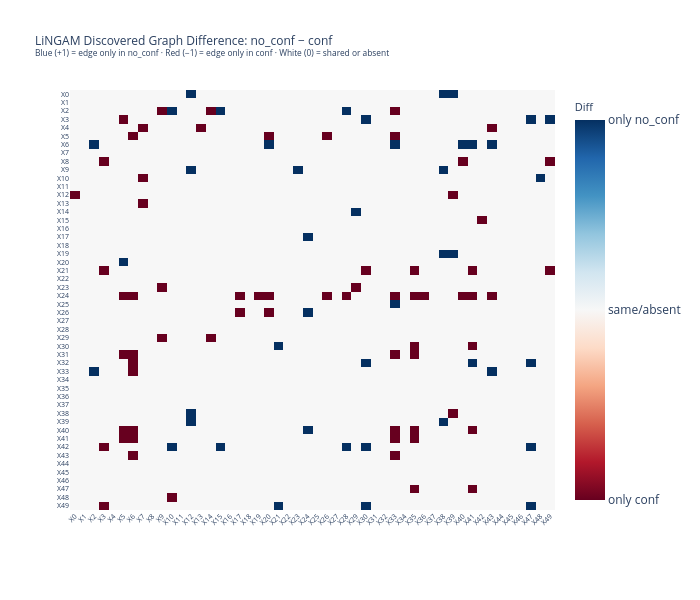

Here is the notebook cell this chart was saved with:
### Markdown cell above
## 4. Adjacency Matrix Visualisation: Side-by-Side Heatmaps

**Top row**: PC discovered graphs for no_conf (A) and conf (B).  
**Bottom row**: LiNGAM discovered graphs.  
**Rightmost column**: difference matrix A − B (blue = edge only in no_conf, red = edge only in conf, white = shared/absent).

### Code cell
fig, axes = plt.subplots(2, 3, figsize=(18, 12))
fig.patch.set_facecolor("#f8f9fa")

diff_cmap = mcolors.TwoSlopeNorm(vmin=-1, vcenter=0, vmax=1)

configs = [
    (0, 0, pc_xx_A,           f"PC — {LABEL_A}\n({int(pc_xx_A.sum())} edges)",      "Blues",   None),
    (0, 1, pc_xx_B,           f"PC — {LABEL_B}\n({int(pc_xx_B.sum())} edges)",      "Oranges", None),
    (0, 2, pc_xx_A - pc_xx_B, f"PC diff: no_conf − conf\n(blue=only A, red=only B)", "RdBu",    diff_cmap),
    (1, 0, lg_xx_A,           f"LiNGAM — {LABEL_A}\n({int(lg_xx_A.sum())} edges)",  "Blues",   None),
    (1, 1, lg_xx_B,           f"LiNGAM — {LABEL_B}\n({int(lg_xx_B.sum())} edges)",  "Oranges", None),
    (1, 2, lg_xx_A - lg_xx_B, f"LiNGAM diff: no_conf − conf",                        "RdBu",    diff_cmap),
]

for r, c, mat, title, cmap_name, norm in configs:
    ax = axes[r][c]
    kwargs = dict(cmap=cmap_name, aspect="auto")
    if norm is not None:
        kwargs["norm"] = norm
    else:
        kwargs.update(vmin=0, vmax=1)
    im = ax.imshow(mat, **kwargs)
    ax.set_title(title, fontsize=9, fontweight="bold", pad=6)
    tick_step = max(1, n_feat // 10)
    ticks = list(range(0, n_feat, tick_step))
    ax.set_xticks(ticks)
    ax.set_xticklabels([x_names[t] for t in ticks], rotation=45, ha="right", fontsize=6)
    ax.set_yticks(ticks)
    ax.set_yticklabels([x_names[t] for t in ticks], fontsize=6)
    plt.colorbar(im, ax=ax, fraction=0.04, pad=0.03)

fig.suptitle(
    f"X→X Adjacency Matrices — no_conf vs conf\nadj[i,j]=1 means edge i→j",
    fontsize=12, fontweight="bold", y=1.01,
)
plt.tight_layout()
plt.show()

# ── Plotly interactive difference heatmap (LiNGAM — largest difference) ──────
diff_lg = lg_xx_A - lg_xx_B  # +1=only no_conf, -1=only conf, 0=same/absent
fig_diff = go.Figure(go.Heatmap(
    z=diff_lg,
    x=x_names, y=x_names,
    colorscale="RdBu", zmid=0, zmin=-1, zmax=1,
    colorbar=dict(
        title=dict(text="Diff", font=dict(size=11)),
        tickvals=[-1, 0, 1],
        ticktext=["only conf", "same/absent", "only no_conf"],
    ),
    hovertemplate="<b>%{y} → %{x}</b><br>diff = %{z}<extra></extra>",
))
fig_diff.update_layout(
    title=dict(
        text=(
            f"LiNGAM Discovered Graph Difference: no_conf − conf<br>"
            f"<sup>Blue (+1) = edge only in no_conf · Red (−1) = edge only in conf · White (0) = shared or absent</sup>"
        ),
        font=dict(size=12),
    ),
    height=600, width=700,
    xaxis=dict(tickfont=dict(size=7), tickangle=-45, side="bottom"),
    yaxis=dict(tickfont=dict(size=7), autorange="reversed"),
    margin=dict(l=70, r=60, t=90, b=90),
)
fig_diff.show()

### Figure 1 — Plotly figure (JSON) as saved in the notebook; plotly's stock layout.template omitted (floating-point values rounded to 4 significant figures; data arrays with more than 128 entries replaced by an {"elided": "..."} marker saying what was removed)
{"data": [{"colorbar": {"ticktext": ["only conf", "same/absent", "only no_conf"], "tickvals": [-1, 0, 1], "title": {"font": {"size": 11}, "text": "Diff"}}, "colorscale": [[0, "rgb(103,0,31)"], [0.1, "rgb(178,24,43)"], [0.2, "rgb(214,96,77)"], [0.3, "rgb(244,165,130)"], [0.4, "rgb(253,219,199)"], [0.5, "rgb(247,247,247)"], [0.6, "rgb(209,229,240)"], [0.7, "rgb(146,197,222)"], [0.8, "rgb(67,147,195)"], [0.9, "rgb(33,102,172)"], [1, "rgb(5,48,97)"]], "hovertemplate": "<b>%{y} → %{x}</b><br>diff = %{z}<extra></extra>", "type": "heatmap", "x": ["X0", "X1", "X2", "X3", "X4", "X5", "X6", "X7", "X8", "X9", "X10", "X11", "X12", "X13", "X14", "X15", "X16", "X17", "X18", "X19", "X20", "X21", "X22", "X23", "X24", "X25", "X26", "X27", "X28", "X29", "X30", "X31", "X32", "X33", "X34", "X35", "X36", "X37", "X38", "X39", "X40", "X41", "X42", "X43", "X44", "X45", "X46", "X47", "X48", "X49"], "y": ["X0", "X1", "X2", "X3", "X4", "X5", "X6", "X7", "X8", "X9", "X10", "X11", "X12", "X13", "X14", "X15", "X16", "X17", "X18", "X19", "X20", "X21", "X22", "X23", "X24", "X25", "X26", "X27", "X28", "X29", "X30", "X31", "X32", "X33", "X34", "X35", "X36", "X37", "X38", "X39", "X40", "X41", "X42", "X43", "X44", "X45", "X46", "X47", "X48", "X49"], "z": {"elided": "50x50 float values"}, "zmax": 1, "zmid": 0, "zmin": -1}], "layout": {"height": 600, "margin": {"b": 90, "l": 70, "r": 60, "t": 90}, "title": {"font": {"size": 12}, "text": "LiNGAM Discovered Graph Difference: no_conf − conf<br><sup>Blue (+1) = edge only in no_conf · Red (−1) = edge only in conf · White (0) = shared or absent</sup>"}, "width": 700, "xaxis": {"side": "bottom", "tickangle": -45, "tickfont": {"size": 7}}, "yaxis": {"autorange": "reversed", "tickfont": {"size": 7}}}}
